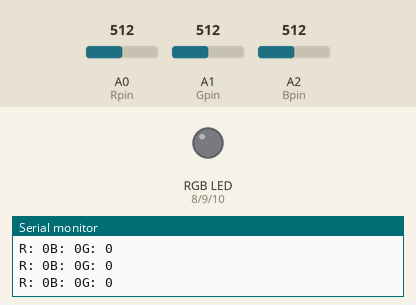
A sketch run on a simulated Arduino Uno, built with avr-gcc and run on an emulated ATmega328P. Parts: an RGB LED mixed from three pins (HIGH = lit), the last lines printed to the serial monitor. The inputs (shaded band) are chosen by the test bench; at power-on: A1 (Gpin) = 512, A2 (Bpin) = 512, A0 (Rpin) = 512. Dim RGB values are drawn brighter than linear.

Above: at 1.2 s.
1.3 s: A1 (Gpin) set to 716
At 1.9 s:
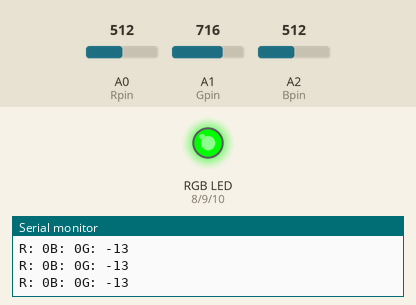
2.8 s: A2 (Bpin) set to 716
At 3.6 s:
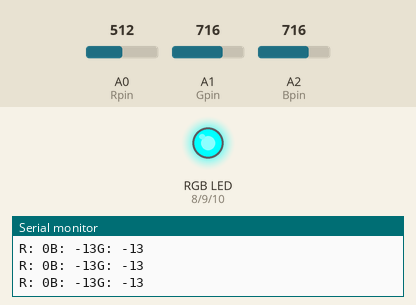
4.3 s: A1 (Gpin) set to 511
At 4.6 s:
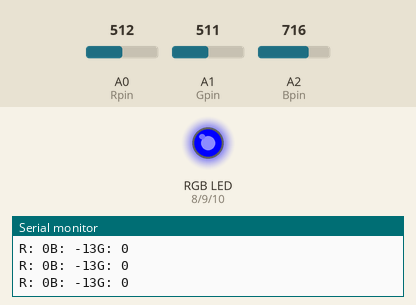
5.8 s: A0 (Rpin) set to 545
8.8 s: A0 (Rpin) set to 568
10.3 s: A2 (Bpin) set to 521
At 11.4 s:
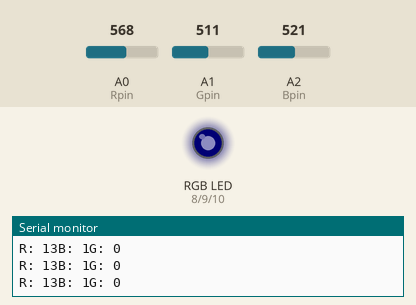
13.3 s: A2 (Bpin) set to 502
At 14.7 s:
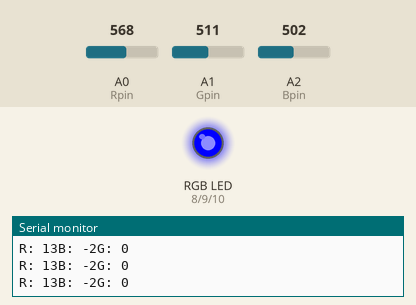
Timing chart, 0 to 15.8 s (numbered marks = the images above; inputs shaded):
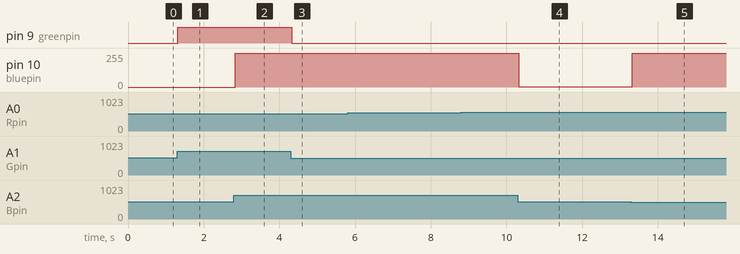

Measured:
- the behaviour switches between 510 and 509 on A2 (Bpin) (found by bisection; images 4 and 5)
- after the input at 1.3 s, pin 9 (greenpin): LOW → HIGH at once
- after the input at 2.8 s, pin 10 (bluepin): 0/255 → 255/255 at once
- after the input at 4.3 s, pin 9 (greenpin): HIGH → LOW at once
- after the input at 10.3 s, pin 10 (bluepin): 255/255 → 1/255 at once
- after the input at 13.3 s, pin 10 (bluepin): 1/255 → 255/255 at once

The sketch:

RGB_LED.ino
```cpp
// input
int Rpin = A0;
int Gpin = A1;
int Bpin = A2;

//pot value
int RP;
int GP;
int BP;


//value of color
int R;
int G;
int B;

// output
int redpin = 8;
int greenpin = 9;
int bluepin = 10;

void setup() {
  // put your setup code here, to run once:
  // input
  pinMode(Rpin,INPUT);
  pinMode(Gpin,INPUT);
  pinMode(Bpin,INPUT);

  // output
  pinMode(redpin,OUTPUT);
  pinMode(greenpin,OUTPUT);
  pinMode(bluepin,OUTPUT);

  Serial.begin(9600);
}

void loop() {
  // put your main code here, to run repeatedly:
  RP = analogRead(Rpin);
  GP = analogRead(Gpin);
  BP = analogRead(Bpin);


  R = (RP*255)*1./1023.;
  G = (GP*255)*1./1023.;
  B = (BP*255)*1./1023.;

  Serial.print("R: ");
  Serial.print(R);
  Serial.print("B: ");
  Serial.print(B);
  Serial.print("G: ");
  Serial.println(G);

  analogWrite(redpin,R);
  analogWrite(greenpin,G);
  analogWrite(bluepin,B);


}
```
